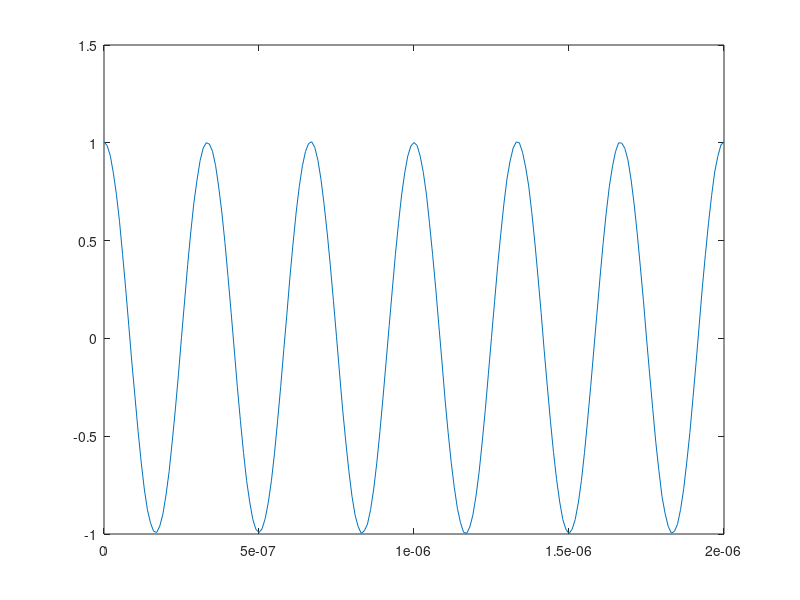

Source code (MATLAB): (Note: this script raises an error after producing the figure.)
% Some data - replace it with yours (its from an earlier project)
x = -1:0.01:5;
y = exp(x); 




f = 3e6;
t = 0:1e-8:2e-6;
A = 0.01;
x = A * rand(length(t),1);
for j=1:length(x)
        x(j) = x(j) + exp(1j*2*pi*f*t(j));
end
x=x;
t=t';
plot(t,x)

% 
% x=x';
N =1;
% 
% args=[];
Nargs = 2;
% 
arg=cell(Nargs,N);
alphabet=char(97:122);
command = [];
for i=1:N
    for j=1:Nargs
        args{i,j}=[alphabet(j),num2str(i)];
    end
end

for i=1:N
    command=[command,[args{i,1},'*exp(',args{i,2},'*x*1j)+']];
end

command = command(1:end-1);
fitfun = fittype(command)
p0 = [1,1];
low = [0,0];
up = [1,1];
[fitted_curve,gof] = fit(t,x,fitfun,'StartPoint',p0,'Lower',low)

% Save the coeffiecient values for a,b,c and d in a vector
coeffvals = coeffvalues(fitted_curve);
% Plot results
scatter(t, x, 'r.')
hold on
plot(x,fitted_curve(x))
hold off